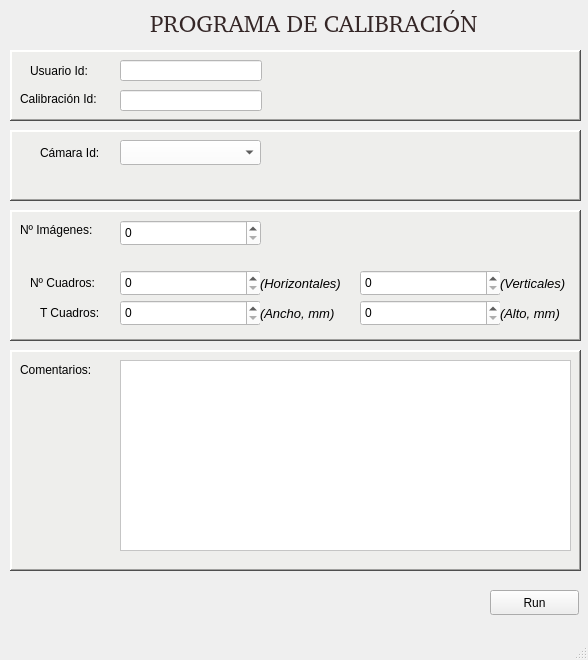
<?xml version="1.0" encoding="UTF-8"?>
<ui version="4.0">
 <class>PaginaPrincipal</class>
 <widget class="QMainWindow" name="PaginaPrincipal">
  <property name="geometry">
   <rect>
    <x>0</x>
    <y>0</y>
    <width>588</width>
    <height>660</height>
   </rect>
  </property>
  <property name="windowTitle">
   <string>Calibracion App</string>
  </property>
  <property name="windowOpacity">
   <double>1.000000000000000</double>
  </property>
  <property name="autoFillBackground">
   <bool>false</bool>
  </property>
  <property name="styleSheet">
   <string notr="true"/>
  </property>
  <property name="tabShape">
   <enum>QTabWidget::Rounded</enum>
  </property>
  <widget class="QWidget" name="centralwidget">
   <widget class="QPushButton" name="pb_Run">
    <property name="geometry">
     <rect>
      <x>490</x>
      <y>590</y>
      <width>89</width>
      <height>25</height>
     </rect>
    </property>
    <property name="text">
     <string>Run</string>
    </property>
   </widget>
   <widget class="QLabel" name="lb_Titulo">
    <property name="geometry">
     <rect>
      <x>150</x>
      <y>10</y>
      <width>341</width>
      <height>26</height>
     </rect>
    </property>
    <property name="font">
     <font>
      <family>Bitstream Charter</family>
      <pointsize>18</pointsize>
      <weight>50</weight>
      <italic>false</italic>
      <bold>false</bold>
     </font>
    </property>
    <property name="styleSheet">
     <string notr="true">color: rgb(52, 38, 38)
</string>
    </property>
    <property name="text">
     <string>PROGRAMA DE CALIBRACIÓN</string>
    </property>
   </widget>
   <widget class="QFrame" name="F1_Usuario">
    <property name="geometry">
     <rect>
      <x>10</x>
      <y>50</y>
      <width>571</width>
      <height>71</height>
     </rect>
    </property>
    <property name="layoutDirection">
     <enum>Qt::LeftToRight</enum>
    </property>
    <property name="autoFillBackground">
     <bool>false</bool>
    </property>
    <property name="styleSheet">
     <string notr="true">background-color: rgb(238, 238, 236)</string>
    </property>
    <property name="frameShape">
     <enum>QFrame::WinPanel</enum>
    </property>
    <property name="frameShadow">
     <enum>QFrame::Raised</enum>
    </property>
    <widget class="QLabel" name="lb_UsuarioId">
     <property name="geometry">
      <rect>
       <x>20</x>
       <y>10</y>
       <width>72</width>
       <height>21</height>
      </rect>
     </property>
     <property name="text">
      <string>Usuario Id:</string>
     </property>
    </widget>
    <widget class="QLineEdit" name="value_le_UsuarioId">
     <property name="geometry">
      <rect>
       <x>110</x>
       <y>10</y>
       <width>142</width>
       <height>21</height>
      </rect>
     </property>
     <property name="autoFillBackground">
      <bool>false</bool>
     </property>
     <property name="styleSheet">
      <string notr="true">background-color: rgb(255, 255, 255)</string>
     </property>
     <property name="text">
      <string/>
     </property>
    </widget>
    <widget class="QLineEdit" name="value_le_CalibracionId">
     <property name="geometry">
      <rect>
       <x>110</x>
       <y>40</y>
       <width>142</width>
       <height>21</height>
      </rect>
     </property>
     <property name="styleSheet">
      <string notr="true">background-color:rgb(255, 255, 255)</string>
     </property>
    </widget>
    <widget class="QLabel" name="lb_CalibracionId">
     <property name="geometry">
      <rect>
       <x>10</x>
       <y>40</y>
       <width>96</width>
       <height>17</height>
      </rect>
     </property>
     <property name="text">
      <string>Calibración Id:</string>
     </property>
    </widget>
    <widget class="QLabel" name="lb_UsuarioIcon">
     <property name="geometry">
      <rect>
       <x>510</x>
       <y>10</y>
       <width>51</width>
       <height>51</height>
      </rect>
     </property>
     <property name="text">
      <string/>
     </property>
     <property name="pixmap">
      <pixmap>Media/user-icon2p.png</pixmap>
     </property>
    </widget>
   </widget>
   <widget class="QFrame" name="F2_Camara">
    <property name="geometry">
     <rect>
      <x>10</x>
      <y>130</y>
      <width>571</width>
      <height>71</height>
     </rect>
    </property>
    <property name="layoutDirection">
     <enum>Qt::LeftToRight</enum>
    </property>
    <property name="autoFillBackground">
     <bool>false</bool>
    </property>
    <property name="styleSheet">
     <string notr="true">background-color: rgb(238, 238, 236)</string>
    </property>
    <property name="frameShape">
     <enum>QFrame::WinPanel</enum>
    </property>
    <property name="frameShadow">
     <enum>QFrame::Raised</enum>
    </property>
    <widget class="QLabel" name="lb_CamaraIcon">
     <property name="geometry">
      <rect>
       <x>510</x>
       <y>10</y>
       <width>51</width>
       <height>51</height>
      </rect>
     </property>
     <property name="text">
      <string/>
     </property>
     <property name="pixmap">
      <pixmap>Media/camera-icon2p.jpeg</pixmap>
     </property>
    </widget>
    <widget class="QLabel" name="lb_CamaraId">
     <property name="geometry">
      <rect>
       <x>30</x>
       <y>10</y>
       <width>71</width>
       <height>25</height>
      </rect>
     </property>
     <property name="text">
      <string>Cámara Id:</string>
     </property>
    </widget>
    <widget class="QComboBox" name="value_cb_CamaraId">
     <property name="geometry">
      <rect>
       <x>110</x>
       <y>10</y>
       <width>141</width>
       <height>25</height>
      </rect>
     </property>
     <property name="styleSheet">
      <string notr="true">background-color:rgb(255,255,255)
</string>
     </property>
    </widget>
   </widget>
   <widget class="QFrame" name="F4_Comentarios">
    <property name="geometry">
     <rect>
      <x>10</x>
      <y>350</y>
      <width>571</width>
      <height>221</height>
     </rect>
    </property>
    <property name="layoutDirection">
     <enum>Qt::LeftToRight</enum>
    </property>
    <property name="autoFillBackground">
     <bool>false</bool>
    </property>
    <property name="styleSheet">
     <string notr="true">background-color: rgb(238, 238, 236)</string>
    </property>
    <property name="frameShape">
     <enum>QFrame::WinPanel</enum>
    </property>
    <property name="frameShadow">
     <enum>QFrame::Raised</enum>
    </property>
    <widget class="QLabel" name="lb_Comentarios">
     <property name="geometry">
      <rect>
       <x>10</x>
       <y>10</y>
       <width>91</width>
       <height>20</height>
      </rect>
     </property>
     <property name="text">
      <string>Comentarios: </string>
     </property>
    </widget>
    <widget class="QTextEdit" name="value_lb_Comentarios">
     <property name="geometry">
      <rect>
       <x>110</x>
       <y>10</y>
       <width>451</width>
       <height>191</height>
      </rect>
     </property>
     <property name="styleSheet">
      <string notr="true">background-color:rgb(255,255,255)</string>
     </property>
    </widget>
   </widget>
   <widget class="QFrame" name="F3_Chessboard">
    <property name="geometry">
     <rect>
      <x>10</x>
      <y>210</y>
      <width>571</width>
      <height>131</height>
     </rect>
    </property>
    <property name="layoutDirection">
     <enum>Qt::LeftToRight</enum>
    </property>
    <property name="autoFillBackground">
     <bool>false</bool>
    </property>
    <property name="styleSheet">
     <string notr="true">background-color: rgb(238, 238, 236)</string>
    </property>
    <property name="frameShape">
     <enum>QFrame::WinPanel</enum>
    </property>
    <property name="frameShadow">
     <enum>QFrame::Raised</enum>
    </property>
    <widget class="QLabel" name="lb_NumeroCuadros">
     <property name="geometry">
      <rect>
       <x>20</x>
       <y>60</y>
       <width>81</width>
       <height>26</height>
      </rect>
     </property>
     <property name="text">
      <string>Nº Cuadros: </string>
     </property>
    </widget>
    <widget class="QSpinBox" name="value_sb_NumeroCuadrosHorizontales">
     <property name="geometry">
      <rect>
       <x>110</x>
       <y>60</y>
       <width>141</width>
       <height>26</height>
      </rect>
     </property>
     <property name="styleSheet">
      <string notr="true">background-color:rgb(255,255,255)</string>
     </property>
    </widget>
    <widget class="QLabel" name="lb_NumeroCuadrosHorizontales">
     <property name="geometry">
      <rect>
       <x>250</x>
       <y>60</y>
       <width>82</width>
       <height>26</height>
      </rect>
     </property>
     <property name="font">
      <font>
       <pointsize>10</pointsize>
       <italic>true</italic>
       <strikeout>false</strikeout>
       <kerning>true</kerning>
      </font>
     </property>
     <property name="text">
      <string>(Horizontales)</string>
     </property>
    </widget>
    <widget class="QSpinBox" name="value_sb_NumeroCuadrosVerticales">
     <property name="geometry">
      <rect>
       <x>350</x>
       <y>60</y>
       <width>141</width>
       <height>26</height>
      </rect>
     </property>
     <property name="styleSheet">
      <string notr="true">background-color:rgb(255,255,255)</string>
     </property>
    </widget>
    <widget class="QLabel" name="lb_NumeroCuadrosVerticales">
     <property name="geometry">
      <rect>
       <x>490</x>
       <y>60</y>
       <width>66</width>
       <height>26</height>
      </rect>
     </property>
     <property name="font">
      <font>
       <pointsize>10</pointsize>
       <italic>true</italic>
       <strikeout>false</strikeout>
       <kerning>true</kerning>
      </font>
     </property>
     <property name="text">
      <string>(Verticales)</string>
     </property>
    </widget>
    <widget class="QLabel" name="lb_SizeCuadros">
     <property name="geometry">
      <rect>
       <x>30</x>
       <y>90</y>
       <width>71</width>
       <height>26</height>
      </rect>
     </property>
     <property name="text">
      <string>T Cuadros:</string>
     </property>
    </widget>
    <widget class="QSpinBox" name="value_sb_SizeAltoCuadros">
     <property name="geometry">
      <rect>
       <x>350</x>
       <y>90</y>
       <width>141</width>
       <height>26</height>
      </rect>
     </property>
     <property name="styleSheet">
      <string notr="true">background-color:rgb(255,255,255)</string>
     </property>
    </widget>
    <widget class="QLabel" name="lb_SizeAltoCuadros">
     <property name="geometry">
      <rect>
       <x>490</x>
       <y>90</y>
       <width>66</width>
       <height>26</height>
      </rect>
     </property>
     <property name="font">
      <font>
       <pointsize>10</pointsize>
       <italic>true</italic>
       <strikeout>false</strikeout>
       <kerning>true</kerning>
      </font>
     </property>
     <property name="text">
      <string>(Alto, mm)</string>
     </property>
    </widget>
    <widget class="QSpinBox" name="value_sb_SizeAnchoCuadros">
     <property name="geometry">
      <rect>
       <x>110</x>
       <y>90</y>
       <width>141</width>
       <height>26</height>
      </rect>
     </property>
     <property name="styleSheet">
      <string notr="true">background-color:rgb(255,255,255)</string>
     </property>
    </widget>
    <widget class="QLabel" name="lb_SizeAnchoCuadros">
     <property name="geometry">
      <rect>
       <x>250</x>
       <y>90</y>
       <width>82</width>
       <height>26</height>
      </rect>
     </property>
     <property name="font">
      <font>
       <pointsize>10</pointsize>
       <italic>true</italic>
       <strikeout>false</strikeout>
       <kerning>true</kerning>
      </font>
     </property>
     <property name="text">
      <string>(Ancho, mm)</string>
     </property>
    </widget>
    <widget class="QLabel" name="lb_NumeroImagenes">
     <property name="geometry">
      <rect>
       <x>10</x>
       <y>10</y>
       <width>91</width>
       <height>20</height>
      </rect>
     </property>
     <property name="text">
      <string>Nº Imágenes: </string>
     </property>
    </widget>
    <widget class="QSpinBox" name="value_sb_NumeroImagenes">
     <property name="geometry">
      <rect>
       <x>110</x>
       <y>10</y>
       <width>141</width>
       <height>26</height>
      </rect>
     </property>
     <property name="styleSheet">
      <string notr="true">background-color:rgb(255,255,255)</string>
     </property>
    </widget>
    <widget class="QLabel" name="lb_ChessboardPatternIcon">
     <property name="geometry">
      <rect>
       <x>510</x>
       <y>10</y>
       <width>51</width>
       <height>41</height>
      </rect>
     </property>
     <property name="text">
      <string/>
     </property>
     <property name="pixmap">
      <pixmap>Media/chessboard-icon2p.jpeg</pixmap>
     </property>
    </widget>
   </widget>
  </widget>
  <widget class="QMenuBar" name="menubar">
   <property name="geometry">
    <rect>
     <x>0</x>
     <y>0</y>
     <width>588</width>
     <height>22</height>
    </rect>
   </property>
  </widget>
  <widget class="QStatusBar" name="statusbar"/>
 </widget>
 <resources/>
 <connections/>
</ui>
